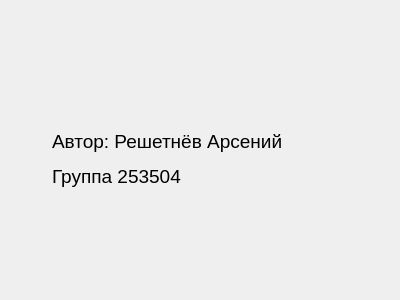
<?xml version="1.0" encoding="UTF-8"?>
<ui version="4.0">
 <class>author</class>
 <widget class="QDialog" name="author">
  <property name="geometry">
   <rect>
    <x>0</x>
    <y>0</y>
    <width>400</width>
    <height>300</height>
   </rect>
  </property>
  <property name="windowTitle">
   <string>Dialog</string>
  </property>
  <property name="styleSheet">
   <string notr="true">author {
background: rgb(126,33,245);
background: -moz-linear-gradient(90deg, rgba(126,33,245,1) 0%, rgba(102,22,221,1) 33%, rgba(81,29,184,1) 63%, rgba(0,212,255,1) 100%);
background: -webkit-linear-gradient(90deg, rgba(126,33,245,1) 0%, rgba(102,22,221,1) 33%, rgba(81,29,184,1) 63%, rgba(0,212,255,1) 100%);
background: linear-gradient(90deg, rgba(126,33,245,1) 0%, rgba(102,22,221,1) 33%, rgba(81,29,184,1) 63%, rgba(0,212,255,1) 100%);
filter: progid:DXImageTransform.Microsoft.gradient(startColorstr=&quot;#7e21f5&quot;,endColorstr=&quot;#00d4ff&quot;,GradientType=1);
}</string>
  </property>
  <widget class="QLabel" name="label">
   <property name="geometry">
    <rect>
     <x>52</x>
     <y>69</y>
     <width>301</width>
     <height>181</height>
    </rect>
   </property>
   <property name="text">
    <string>&lt;html&gt;&lt;head/&gt;&lt;body&gt;&lt;p&gt;&lt;span style=&quot; font-size:14pt;&quot;&gt;Автор: Решетнёв Арсений&lt;/span&gt;&lt;/p&gt;&lt;p&gt;&lt;span style=&quot; font-size:14pt;&quot;&gt;Группа 253504&lt;/span&gt;&lt;/p&gt;&lt;/body&gt;&lt;/html&gt;</string>
   </property>
  </widget>
 </widget>
 <resources/>
 <connections/>
</ui>
